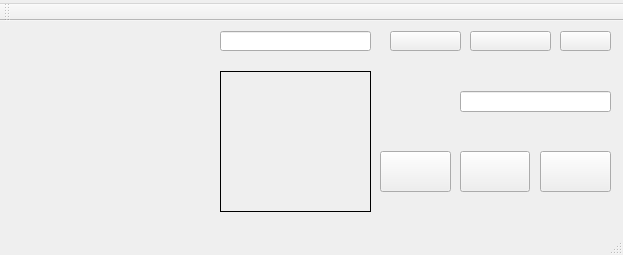
<?xml version="1.0" encoding="UTF-8"?>
<ui version="4.0">
 <class>MainWindow</class>
 <widget class="QMainWindow" name="MainWindow">
  <property name="geometry">
   <rect>
    <x>0</x>
    <y>0</y>
    <width>623</width>
    <height>255</height>
   </rect>
  </property>
  <property name="windowTitle">
   <string/>
  </property>
  <property name="windowIcon">
   <iconset resource="res.qrc">
    <normaloff>:/image/163MusicAssistant.png</normaloff>:/image/163MusicAssistant.png</iconset>
  </property>
  <widget class="QWidget" name="centralWidget">
   <widget class="QLabel" name="labelMusicName">
    <property name="geometry">
     <rect>
      <x>13</x>
      <y>60</y>
      <width>61</width>
      <height>20</height>
     </rect>
    </property>
    <property name="font">
     <font>
      <family>ADMUI3Lg</family>
      <pointsize>12</pointsize>
      <weight>75</weight>
      <bold>true</bold>
     </font>
    </property>
    <property name="text">
     <string/>
    </property>
    <property name="textFormat">
     <enum>Qt::AutoText</enum>
    </property>
    <property name="wordWrap">
     <bool>false</bool>
    </property>
   </widget>
   <widget class="QLabel" name="labelSingerName">
    <property name="geometry">
     <rect>
      <x>13</x>
      <y>110</y>
      <width>61</width>
      <height>20</height>
     </rect>
    </property>
    <property name="font">
     <font>
      <family>ADMUI3Lg</family>
      <pointsize>12</pointsize>
      <weight>75</weight>
      <bold>true</bold>
     </font>
    </property>
    <property name="text">
     <string/>
    </property>
   </widget>
   <widget class="QLabel" name="labelAlbumName">
    <property name="geometry">
     <rect>
      <x>13</x>
      <y>160</y>
      <width>61</width>
      <height>20</height>
     </rect>
    </property>
    <property name="font">
     <font>
      <family>ADMUI3Lg</family>
      <pointsize>12</pointsize>
      <weight>75</weight>
      <bold>true</bold>
     </font>
    </property>
    <property name="text">
     <string/>
    </property>
   </widget>
   <widget class="QLabel" name="labelDownloadAddress">
    <property name="geometry">
     <rect>
      <x>380</x>
      <y>70</y>
      <width>81</width>
      <height>20</height>
     </rect>
    </property>
    <property name="font">
     <font>
      <family>ADMUI3Lg</family>
      <pointsize>12</pointsize>
      <weight>75</weight>
      <bold>true</bold>
     </font>
    </property>
    <property name="text">
     <string/>
    </property>
    <property name="buddy">
     <cstring>lineEditDownloadAddress</cstring>
    </property>
   </widget>
   <widget class="QLineEdit" name="lineEditDownloadAddress">
    <property name="geometry">
     <rect>
      <x>460</x>
      <y>70</y>
      <width>151</width>
      <height>21</height>
     </rect>
    </property>
    <property name="readOnly">
     <bool>true</bool>
    </property>
   </widget>
   <widget class="QPushButton" name="pushButtonCopy">
    <property name="geometry">
     <rect>
      <x>380</x>
      <y>130</y>
      <width>71</width>
      <height>41</height>
     </rect>
    </property>
    <property name="text">
     <string/>
    </property>
   </widget>
   <widget class="QLabel" name="labelMusic">
    <property name="geometry">
     <rect>
      <x>80</x>
      <y>60</y>
      <width>141</width>
      <height>20</height>
     </rect>
    </property>
    <property name="text">
     <string/>
    </property>
   </widget>
   <widget class="QLabel" name="labelSinger">
    <property name="geometry">
     <rect>
      <x>80</x>
      <y>110</y>
      <width>141</width>
      <height>20</height>
     </rect>
    </property>
    <property name="text">
     <string/>
    </property>
   </widget>
   <widget class="QLabel" name="labelAlbum">
    <property name="geometry">
     <rect>
      <x>80</x>
      <y>160</y>
      <width>141</width>
      <height>20</height>
     </rect>
    </property>
    <property name="text">
     <string/>
    </property>
   </widget>
   <widget class="QLabel" name="labelInputSongID">
    <property name="geometry">
     <rect>
      <x>50</x>
      <y>10</y>
      <width>161</width>
      <height>20</height>
     </rect>
    </property>
    <property name="font">
     <font>
      <family>ADMUI3Lg</family>
      <pointsize>12</pointsize>
      <weight>75</weight>
      <bold>true</bold>
     </font>
    </property>
    <property name="text">
     <string/>
    </property>
    <property name="buddy">
     <cstring>lineEditSongID</cstring>
    </property>
   </widget>
   <widget class="QLineEdit" name="lineEditSongID">
    <property name="geometry">
     <rect>
      <x>220</x>
      <y>10</y>
      <width>151</width>
      <height>20</height>
     </rect>
    </property>
    <property name="maxLength">
     <number>12</number>
    </property>
   </widget>
   <widget class="QPushButton" name="pushButtonParse">
    <property name="geometry">
     <rect>
      <x>390</x>
      <y>10</y>
      <width>71</width>
      <height>20</height>
     </rect>
    </property>
    <property name="text">
     <string/>
    </property>
   </widget>
   <widget class="QPushButton" name="pushButtonDownload">
    <property name="geometry">
     <rect>
      <x>460</x>
      <y>130</y>
      <width>70</width>
      <height>41</height>
     </rect>
    </property>
    <property name="text">
     <string/>
    </property>
   </widget>
   <widget class="QPushButton" name="pushButtonDownloadTo">
    <property name="geometry">
     <rect>
      <x>540</x>
      <y>130</y>
      <width>71</width>
      <height>41</height>
     </rect>
    </property>
    <property name="text">
     <string/>
    </property>
   </widget>
   <widget class="QPushButton" name="pushButtonClear">
    <property name="geometry">
     <rect>
      <x>560</x>
      <y>10</y>
      <width>51</width>
      <height>20</height>
     </rect>
    </property>
    <property name="text">
     <string/>
    </property>
   </widget>
   <widget class="QPushButton" name="pushButtonParseAndDownload">
    <property name="geometry">
     <rect>
      <x>470</x>
      <y>10</y>
      <width>81</width>
      <height>20</height>
     </rect>
    </property>
    <property name="text">
     <string/>
    </property>
   </widget>
   <widget class="QLabel" name="labelPicture">
    <property name="geometry">
     <rect>
      <x>220</x>
      <y>50</y>
      <width>151</width>
      <height>141</height>
     </rect>
    </property>
    <property name="frameShape">
     <enum>QFrame::Panel</enum>
    </property>
    <property name="frameShadow">
     <enum>QFrame::Plain</enum>
    </property>
    <property name="text">
     <string/>
    </property>
   </widget>
  </widget>
  <widget class="QMenuBar" name="menuBar">
   <property name="geometry">
    <rect>
     <x>0</x>
     <y>0</y>
     <width>623</width>
     <height>23</height>
    </rect>
   </property>
   <widget class="QMenu" name="menu_file">
    <property name="title">
     <string/>
    </property>
   </widget>
   <widget class="QMenu" name="menu_setting">
    <property name="title">
     <string/>
    </property>
   </widget>
   <widget class="QMenu" name="menu_about">
    <property name="title">
     <string/>
    </property>
   </widget>
   <addaction name="menu_file"/>
   <addaction name="menu_setting"/>
   <addaction name="menu_about"/>
  </widget>
  <widget class="QToolBar" name="mainToolBar">
   <attribute name="toolBarArea">
    <enum>TopToolBarArea</enum>
   </attribute>
   <attribute name="toolBarBreak">
    <bool>false</bool>
   </attribute>
  </widget>
  <widget class="QStatusBar" name="statusBar">
   <property name="enabled">
    <bool>true</bool>
   </property>
  </widget>
  <action name="action_quit">
   <property name="text">
    <string>退出</string>
   </property>
  </action>
  <action name="action_option">
   <property name="text">
    <string>选项</string>
   </property>
  </action>
  <action name="action_about_software">
   <property name="text">
    <string>此软件...</string>
   </property>
  </action>
  <action name="action_about_me">
   <property name="text">
    <string>我</string>
   </property>
  </action>
 </widget>
 <layoutdefault spacing="6" margin="11"/>
 <tabstops>
  <tabstop>lineEditSongID</tabstop>
  <tabstop>pushButtonParse</tabstop>
  <tabstop>pushButtonCopy</tabstop>
  <tabstop>pushButtonDownload</tabstop>
  <tabstop>lineEditDownloadAddress</tabstop>
 </tabstops>
 <resources>
  <include location="res.qrc"/>
 </resources>
 <connections/>
</ui>
